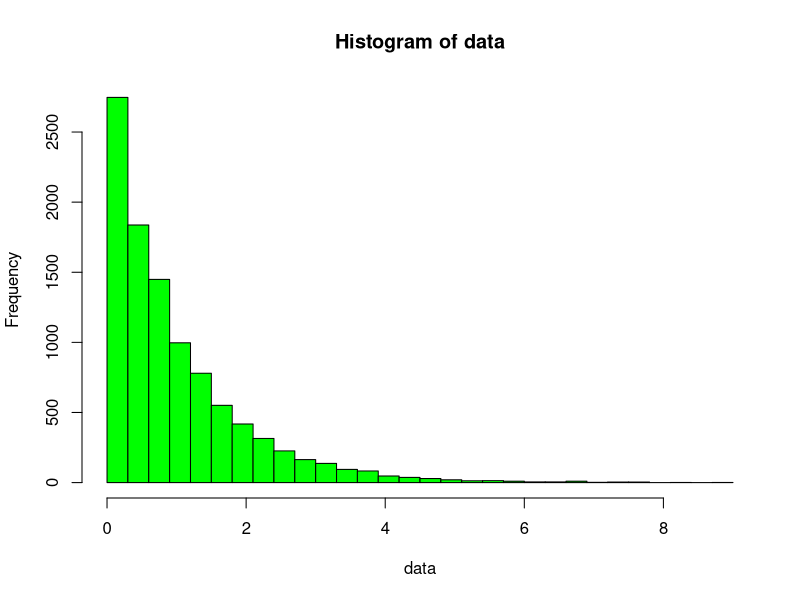
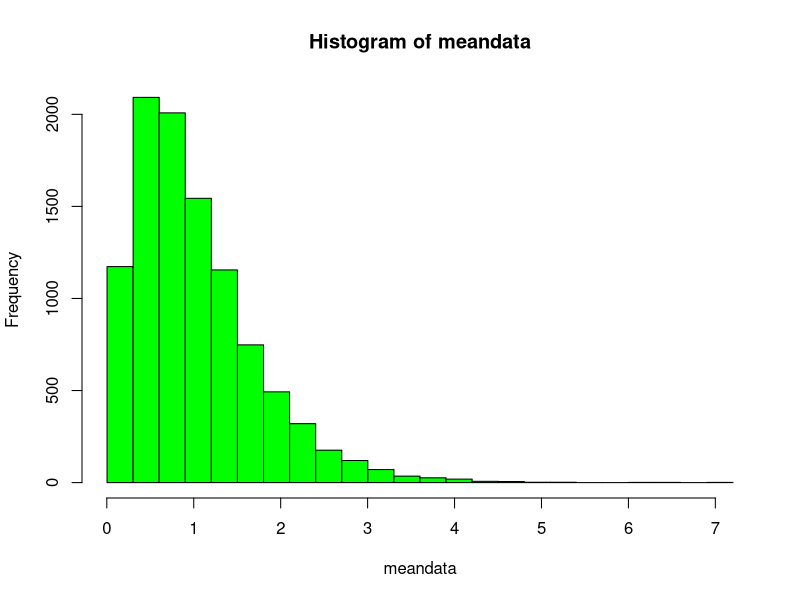
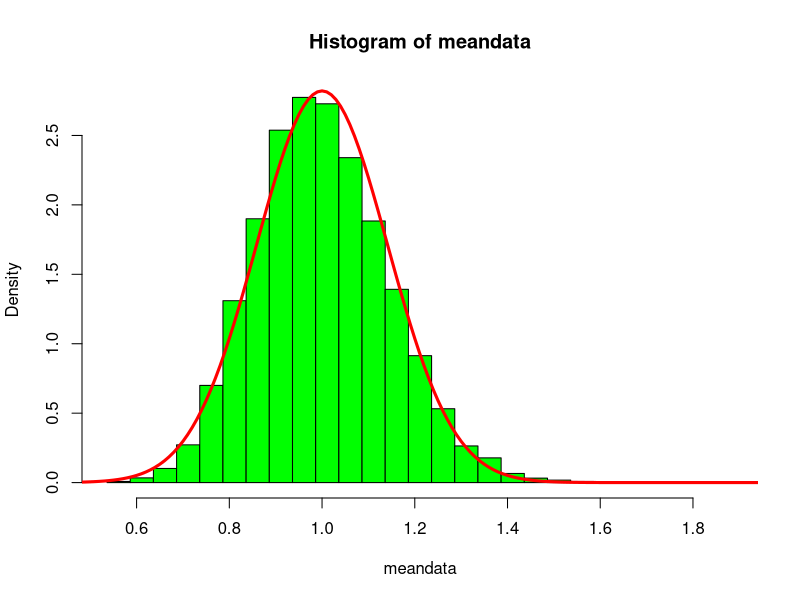

Write R code to recreate these figures, in order.
lambda = 1
data = rexp(10000,lambda)
binwidth = .3
bins = seq(min(data), max(data)+binwidth, binwidth)
hist(data, breaks=bins, col='green')

lambda = 1
data = rexp(10000,lambda)
data2 = rexp(10000,lambda)
meandata = (data + data2)/2
binwidth = .3
bins = seq(min(meandata), max(meandata)+binwidth, binwidth)
hist(meandata, breaks=bins, col='green')

ntrials = 10000
nexps = 50
x = rexp(ntrials*nexps, 1)
data = matrix(x, nrow = nexps, ncol = ntrials)
meandata = colMeans(data)
binwidth = .05
bins = seq(min(meandata), max(meandata)+binwidth, binwidth)
hist(meandata, breaks=bins, col='green', freq=FALSE)
z = seq(-6,6,.01)
lines(z,dnorm(z,1,sqrt(1/50)), col='red', lwd=3)
